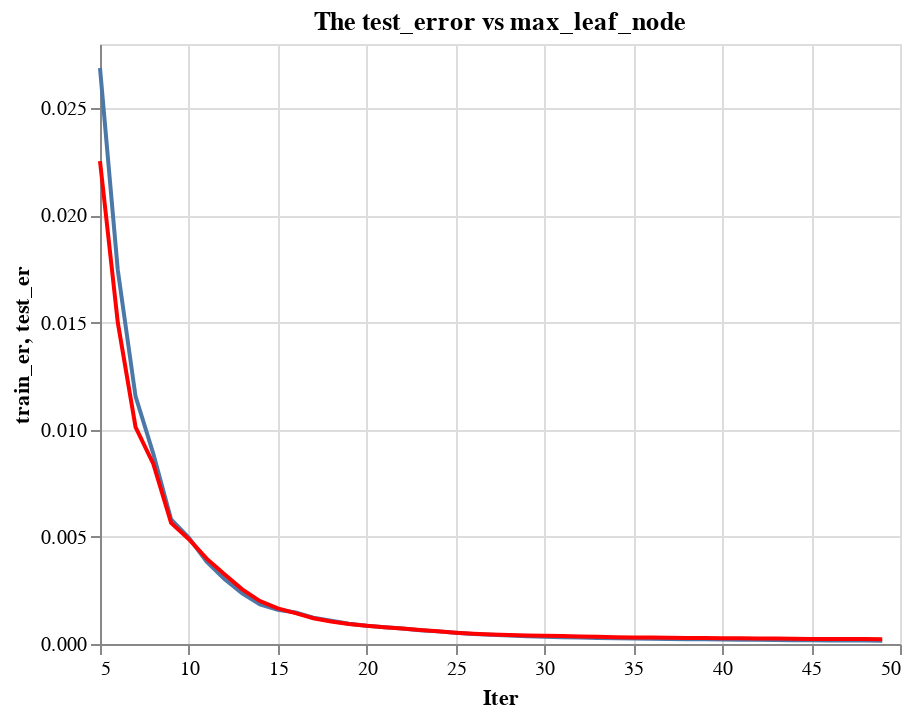

Source (notebook cell):
### Code cell
c3 = alt.Chart(result).mark_line().encode(
    x = 'Iter',
    y = 'train_er'
)
c4 = alt.Chart(result).mark_line(color = 'red').encode(
    x = 'Iter',
    y = 'test_er',
    tooltip = ['Iter','test_er']
).properties(
    title='The test_error vs max_leaf_node'
)
c3+c4

### Figure 1 — Vega-Lite specification as saved in the notebook (floating-point values rounded to 4 significant figures)
{"config": {"view": {"continuousWidth": 400, "continuousHeight": 300}}, "layer": [{"mark": "line", "encoding": {"x": {"field": "Iter", "type": "quantitative"}, "y": {"field": "train_er", "type": "quantitative"}}}, {"mark": {"type": "line", "color": "red"}, "encoding": {"tooltip": [{"field": "Iter", "type": "quantitative"}, {"field": "test_er", "type": "quantitative"}], "x": {"field": "Iter", "type": "quantitative"}, "y": {"field": "test_er", "type": "quantitative"}}, "title": "The test_error vs max_leaf_node"}], "data": {"name": "data-441c1e746eed303ef1545287ed295d5f"}, "$schema": "https://vega.github.io/schema/vega-lite/v4.17.0.json", "datasets": {"data-441c1e746eed303ef1545287ed295d5f": [{"Iter": 5.0, "train_er": 0.02688, "test_er": 0.02254}, {"Iter": 6.0, "train_er": 0.01745, "test_er": 0.01501}, {"Iter": 7.0, "train_er": 0.01155, "test_er": 0.01012}, {"Iter": 8.0, "train_er": 0.008876, "test_er": 0.008403}, {"Iter": 9.0, "train_er": 0.005812, "test_er": 0.005651}, {"Iter": 10.0, "train_er": 0.004959, "test_er": 0.004891}, {"Iter": 11.0, "train_er": 0.003837, "test_er": 0.003983}, {"Iter": 12.0, "train_er": 0.003028, "test_er": 0.003253}, {"Iter": 13.0, "train_er": 0.002364, "test_er": 0.002551}, {"Iter": 14.0, "train_er": 0.001849, "test_er": 0.002002}, {"Iter": 15.0, "train_er": 0.001602, "test_er": 0.001658}, {"Iter": 16.0, "train_er": 0.001469, "test_er": 0.00144}, {"Iter": 17.0, "train_er": 0.001231, "test_er": 0.001204}, {"Iter": 18.0, "train_er": 0.001083, "test_er": 0.001047}, {"Iter": 19.0, "train_er": 0.0009465, "test_er": 0.0009301}, {"Iter": 20.0, "train_er": 0.0008542, "test_er": 0.0008502}, {"Iter": 21.0, "train_er": 0.0007856, "test_er": 0.0007814}, {"Iter": 22.0, "train_er": 0.0007251, "test_er": 0.0007218}, {"Iter": 23.0, "train_er": 0.0006469, "test_er": 0.0006493}, {"Iter": 24.0, "train_er": 0.000589, "test_er": 0.0005925}, {"Iter": 25.0, "train_er": 0.0005237, "test_er": 0.0005275}, {"Iter": 26.0, "train_er": 0.0004691, "test_er": 0.0004765}, {"Iter": 27.0, "train_er": 0.00043, "test_er": 0.000443}, {"Iter": 28.0, "train_er": 0.0003961, "test_er": 0.0004179}, {"Iter": 29.0, "train_er": 0.0003637, "test_er": 0.0003948}, {"Iter": 30.0, "train_er": 0.0003394, "test_er": 0.0003808}, {"Iter": 31.0, "train_er": 0.0003204, "test_er": 0.0003677}, {"Iter": 32.0, "train_er": 0.0002992, "test_er": 0.0003479}, {"Iter": 33.0, "train_er": 0.0002841, "test_er": 0.0003349}, {"Iter": 34.0, "train_er": 0.0002676, "test_er": 0.0003197}, {"Iter": 35.0, "train_er": 0.0002558, "test_er": 0.0003084}, {"Iter": 36.0, "train_er": 0.000243, "test_er": 0.0002976}, {"Iter": 37.0, "train_er": 0.0002353, "test_er": 0.0002893}, {"Iter": 38.0, "train_er": 0.0002268, "test_er": 0.0002838}, {"Iter": 39.0, "train_er": 0.0002183, "test_er": 0.0002754}, {"Iter": 40.0, "train_er": 0.00021, "test_er": 0.0002667}, {"Iter": 41.0, "train_er": 0.0002033, "test_er": 0.0002635}, {"Iter": 42.0, "train_er": 0.0001971, "test_er": 0.0002592}, {"Iter": 43.0, "train_er": 0.0001865, "test_er": 0.0002515}, {"Iter": 44.0, "train_er": 0.000179, "test_er": 0.0002447}, {"Iter": 45.0, "train_er": 0.0001722, "test_er": 0.0002386}, {"Iter": 46.0, "train_er": 0.0001662, "test_er": 0.0002357}, {"Iter": 47.0, "train_er": 0.0001611, "test_er": 0.0002319}, {"Iter": 48.0, "train_er": 0.0001583, "test_er": 0.0002309}, {"Iter": 49.0, "train_er": 0.0001539, "test_er": 0.0002262}]}}
